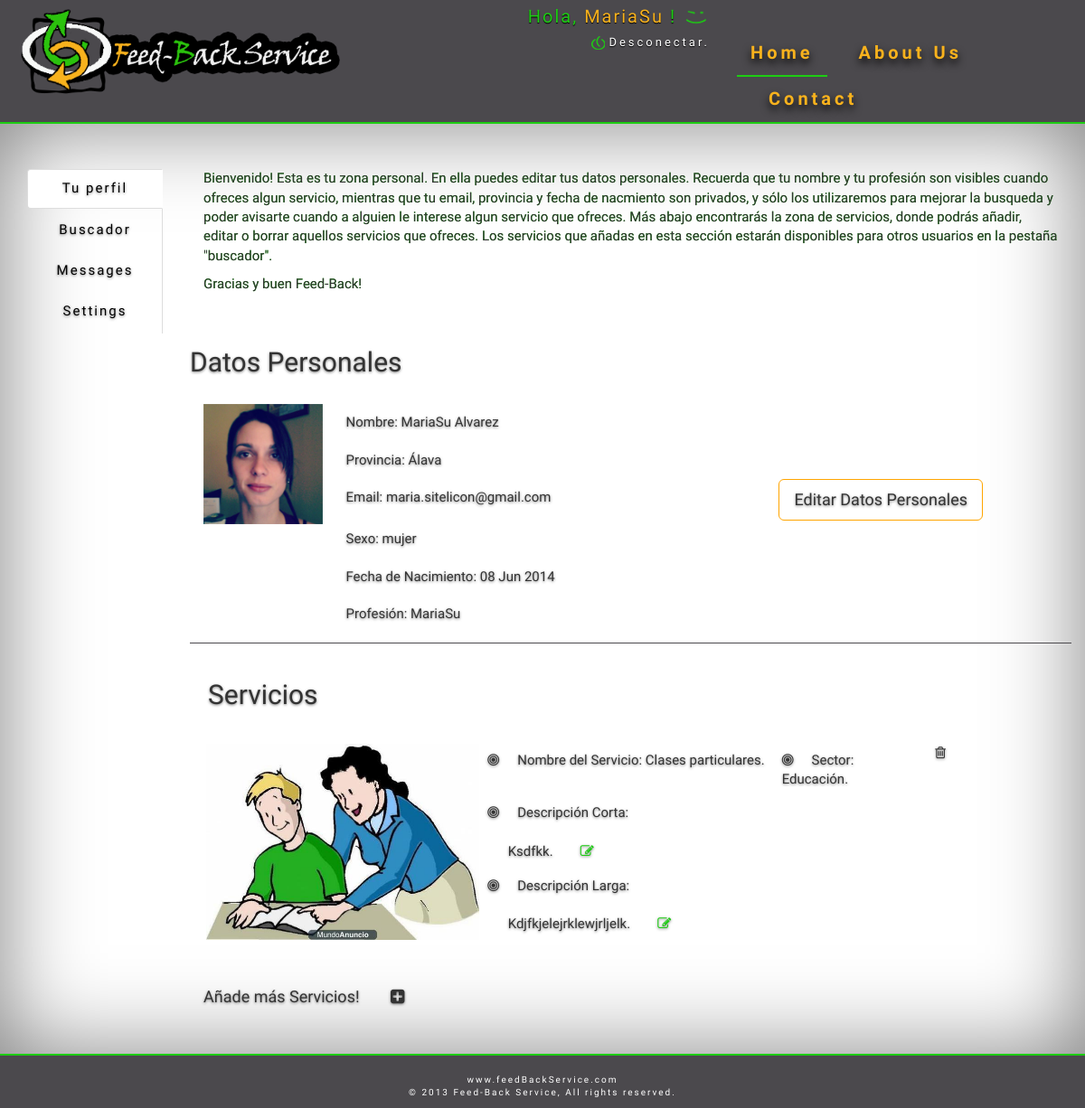
Screenshot of /home (signed in) with the database file from the repository.
### tables this page shows
CREATE TABLE IF NOT EXISTS `usuarios` (
  `id_usuario` int(5) NOT NULL AUTO_INCREMENT,
  `alias` varchar(30) NOT NULL,
  `nombre` varchar(30) NOT NULL,
  `apellidos` varchar(50) NOT NULL,
  `provincia` varchar(30) NOT NULL,
  `email` varchar(50) NOT NULL,
  `sexo` varchar(10) NOT NULL,
  `pass` varchar(50) NOT NULL,
  `fecha_nacimiento` timestamp NOT NULL DEFAULT CURRENT_TIMESTAMP ON UPDATE CURRENT_TIMESTAMP,
  `profesion` varchar(250) NOT NULL,
  `foto` varchar(50) NOT NULL,
  PRIMARY KEY (`id_usuario`)
);

CREATE TABLE IF NOT EXISTS `ofrece` (
  `id_usuario` int(20) NOT NULL,
  `descripcionCorta` varchar(250) NOT NULL,
  `descripcionLarga` mediumtext NOT NULL,
  `id_servicio` int(20) NOT NULL
);

CREATE TABLE IF NOT EXISTS `servicios` (
  `id_servicio` int(11) NOT NULL AUTO_INCREMENT,
  `id_sector` int(11) NOT NULL,
  `sector` varchar(30) NOT NULL,
  `nomservicio` varchar(60) NOT NULL,
  `foto` varchar(50) NOT NULL,
  PRIMARY KEY (`id_servicio`)
);

### index.php (called while the page is built)
<?php require_once ("header.php") ?>
  <?php include ('./'.$inc.".php"); ?>
<?php require_once ("footer.php") ?>

### perfil.php (the view, shortened to what this page needs)
<?php
require_once(dirname(__FILE__) . "/connections/conexion.php");
$queryUsuario = $db->prepare("SELECT * FROM usuarios WHERE id_usuario=?");
$queryUsuario->execute(array($_SESSION['id']));
$usuario = $queryUsuario->fetch(PDO::FETCH_OBJ);
$queryOfrecePerfil = $db->prepare("SELECT * FROM ofrece WHERE id_usuario=?");
$queryOfrecePerfil->execute(array($_SESSION['id']));
$serviciosOfrecePerfil = $queryOfrecePerfil->fetchAll(PDO::FETCH_OBJ);
?>
<form method="POST" name="formularioDatos" id="formularioPerfil">
    <div class="row">
        <div class="col-md-12 col-xs-12 col-lg-12 Texto text-left">
            <p>Bienvenido! Esta es tu zona personal. En ella puedes editar tus datos personales. Recuerda que tu nombre y tu profesión son visibles cuando ofreces algun servicio, mientras que tu email, provincia y fecha de nacmiento son privados, y sólo los utilizaremos para mejorar la busqueda y poder avisarte cuando a alguien le interese algun servicio que ofreces. Más abajo encontrarás la zona de servicios, donde podrás añadir, editar o borrar aquellos servicios que ofreces. Los servicios que añadas en esta sección estarán disponibles para otros usuarios en la pestaña "buscador". </p><p>Gracias y buen Feed-Back!</p>
        </div>
        <h2 class="text-left" style="margin-bottom:30px;">Datos Personales</h2>
        <div class="col-md-2 col-xs-2 col-lg-2 cajaDatos" id="fotoPerfil">
            <img src="img_db/<?php
            if ($usuario->foto == "") {
                echo "default.jpg";
            } else {
                echo $usuario->foto;
            }
            ?>" class="img-responsive inputFoto" id="imagenVieja">
        </div>
        <div class="col-md-10 col-xs-10 col-lg-10 text-left cajaDatos"style="widht:100%;">
            <div class="row">
                <div class="col-md-12 col-xs-12 col-lg-12 perfilDatos">
                    Nombre:  <span id="nombre"><?php echo $usuario->nombre . " " . $usuario->apellidos; ?>
                        <input type="hidden" value="<?php echo $usuario->nombre; ?>" name="nombre"></span>
                </div>
                <div class="col-md-12 col-xs-12 col-lg-12 perfilDatos">
                    Provincia:  <span id="provincia"><?php echo $usuario->provincia; ?></span>
                </div>
                <div class="col-md-7 col-xs-7 col-lg-7 perfilDatos">
                    Email:  <span id="email"><?php echo $usuario->email; ?></span>
                </div>
                <div class="EditaPerfil col-md-5 col-xs-5 col-lg-5 ">
                    <a class="btn btn-lg botonEditaDatos botonEdita botonesFeed" >Editar Datos Personales</a>
                </div>
                <div class="col-md-12 col-xs-12 col-lg-12 perfilDatos">
                    Sexo: <span id="sexo"><?php echo $usuario->sexo; ?></span>
                </div>
                <div class="col-md-12 col-xs-12 col-lg-12 perfilDatos">
                    Fecha de Nacimiento: <span id="fecha"><?php echo date('d M Y ', strtotime($usuario->fecha_nacimiento)); ?></span>
                </div>
                <div class="col-md-12 col-xs-12 col-lg-12 perfilDatos">
                    Profesión: <span id="profesion"><?php echo $usuario->profesion; ?></span>
                </div>
            </div>
        </div>
        <div class="col-md-12 col-xs-12 col-lg-12 cajaServicios text-left">
            <h2>Servicios</h2>
            <div class="row CajaTodosLosServicios">
                <?php
                if ($queryOfrecePerfil->rowCount() > 0) {
                    foreach ($serviciosOfrecePerfil as $servicioOfrece) {
                        $queryServiciosPerfil = $db->prepare("SELECT * FROM servicios WHERE id_servicio=?");
                        $queryServiciosPerfil->execute(array($servicioOfrece->id_servicio));
                        $serviciosPerfil = $queryServiciosPerfil->fetch(PDO::FETCH_OBJ);
                        ?>
                        <div class="col-md-12 col-xs-12 col-lg-12 cajaServicio">
                            <div class="row">
                                <div class="col-md-4 col-xs-4 col-lg-4 perfilServicios">
                                    <img src="img/<?php echo $serviciosPerfil->foto; ?>" class="img-responsive">
                                </div>
                                <div class="col-md-8 col-xs-8 col-lg-8 perfilServicios">
                                    <div class="row">
                                        <div class="col-md-6 col-xs-6 col-lg-6 perfilServicios">
                                            <i class="fa fa-bullseye lista"></i>Nombre del Servicio: <span><?php echo ucfirst($serviciosPerfil->nomservicio); ?>.</span>
                                        </div>
                                        <div class="col-md-3 col-xs-3 col-lg-3 perfilServicios">
                                            <i class="fa fa-bullseye lista"></i>Sector: <span><?php echo ucfirst($serviciosPerfil->sector); ?>.</span>
                                        </div>
                                        <div class="col-md-3 col-xs-3 col-lg-3 perfilServiciosBasura">
                                            <i class="fa fa-trash-o basura" id="<?php echo $servicioOfrece->id_usuario . "," . $servicioOfrece->id_servicio; ?>"></i>
                                        </div>
                                        <div class="col-md-12 col-xs-12 col-lg-12 perfilServicios">
                                            <i class="fa fa-bullseye lista"></i>Descripción Corta: <br/><br/>&nbsp;&nbsp;&nbsp;&nbsp;&nbsp;&nbsp;<span id="cajaCorta"><?php echo ucfirst($servicioOfrece->descripcionCorta); ?>.</span><i class="fa fa-pencil-square-o editaServicios Corta" id="<?php echo $servicioOfrece->id_usuario . "," . $servicioOfrece->id_servicio; ?>" ></i>
                                        </div>
                                        <div class="col-md-12 col-xs-12 col-lg-12 perfilServicios">
                                            <i class="fa fa-bullseye lista"></i>Descripción Larga: <br/><br/>&nbsp;&nbsp;&nbsp;&nbsp;&nbsp;&nbsp;<span id="cajaLarga"><?php echo ucfirst($servicioOfrece->descripcionLarga); ?>.</span><i class="fa fa-pencil-square-o editaServicios Larga" id="<?php echo $servicioOfrece->id_usuario . "," . $servicioOfrece->id_servicio; ?>"></i>
                                        </div>
                                    </div>
                                </div>
                            </div>
                        </div>
                        <?php
                    }
                }
                ?>
            </div>
        </div>
        <div class="col-md-12 col-xs-12 col-lg-12 text-left botonAñade" data-toggle="modal" data-target="#myModalAñadeServicios">
            Añade <?php
            if ($queryOfrecePerfil->rowCount() > 0) {
                echo "más ";
            }
            ?>Servicios! <i class="fa fa-plus-square"style="padding-left: 30px;"></i>
        </div>
    </div>
</form>

### header.php (shortened to what this page needs)
<?php
require_once(dirname(__FILE__) . "/connections/conexion.php");
$inc = (!isset($_GET['p'])) ? "principal" : $_GET['p'];
?>
<!DOCTYPE html>
<html lang="es">
    <head>
        <link href="css/bootstrap.min.css" rel="stylesheet" media="screen">
        <link href="css/cover.css" rel="stylesheet">
        <link rel="stylesheet" href="http://ajax.googleapis.com/ajax/libs/jqueryui/1.10.4/themes/smoothness/jquery-ui.css">
        <link rel="stylesheet" href="http://netdna.bootstrapcdn.com/bootstrap/3.1.1/css/bootstrap.min.css">
        <link href="css/estilo.css" rel="stylesheet" />
        <link href="//netdna.bootstrapcdn.com/font-awesome/4.0.3/css/font-awesome.css" rel="stylesheet">
        <link href="//netdna.bootstrapcdn.com/font-awesome/4.1.0/css/font-awesome.min.css" rel="stylesheet">
    </head>
    <body>
        <header class="row">
            <div class=" col-md-12 col-xs-12 col-lg-12">
                <div claas="row">
                    <div class="col-md-4 col-xs-12  col-lg-4">
                        <img class="img-responsive " src="img/logoBuenoOtro.png">
                    </div>
                    <div class="col-md-3 col-xs-12  col-lg-4">
                        <div class="row">
                        <?php
                        if (isset($_SESSION['id'])) {
                            $queryUsuario = $db->prepare("SELECT * FROM usuarios WHERE id_usuario=?");
                            $queryUsuario->execute(array($_SESSION['id']));
                            $usuario = $queryUsuario->fetch(PDO::FETCH_OBJ);
                        ?>
                            <div class="col-lg-12 col-md-12 col-xs-12 text-right">
                        <span class="usu" style="text-align: right;">Hola, <span><?php echo $usuario->nombre; ?></span> ! <img src="img/caritaFeliz.png" class="carita"></span></div>
                            <div class="col-lg-12 col-md-12 col-xs-12 text-right">
                                <span class="desconectar"><img src="img/disconnect.png" class="">  <a href="desconectar.php">Desconectar.</a></span>
                        </div>
                        <?php }?>
                        </div>
                    </div>
                    <div class="col-md-5 col-xs-12  col-lg-4">
                        <ul class="nav masthead-nav menu ">
<?php if ($inc == "principal" || $inc == "home") { ?>
                                <li class="active liMenu"><a href="#">Home</a></li>
                                <li class="liMenu"><a href="sobre_nosotros">About Us</a></li>
                                <li class="liMenu"><a href="#">Contact</a></li>
<?php } else { ?>
                                <li class=" liMenu"><a href="">Home</a></li>
                                <li class="active liMenu" style="width: 130px;"><a href="index.php?p=sobre_nosotros">About Us</a></li>
                                <li class="liMenu"><a href="#">Contact</a></li>
<?php } ?>
                        </ul>
                    </div>
                </div>
            </div>
        </header>
        <div class="fondo">

### home.php (shortened to what this page needs)
<?php
if(!isset($_SESSION['id'])){
    header(".");
}else{
?>
<div class= "container text-center">
    <div class="espacio"></div>
    <div class="row ">
        <div class="col-md-2 col-xs-2 col-lg-2 margen">
            <div class="tabbable tabs-left">
                <ul class="nav nav-tabs" id="menuLateral">
                    <li class="active"><a href="#perfil" data-toggle="tab">Tu perfil</a></li>
                    <li><a href="#buscador" data-toggle="tab">Buscador</a></li>
                    <li><a href="#messages" data-toggle="tab">Messages</a></li>
                    <li><a href="#settings" data-toggle="tab">Settings</a></li>
                </ul>
            </div>
        </div>
        <div id="colum2home" class=" col-md-10 col-xs-10 col-lg-10 tab-content">
                <div class="tab-pane active " id="perfil">
                    <?php
                    require("perfil.php");
                    ?>
                </div>
        </div>
    </div>
</div>
<?php }?>

### footer.php (shortened to what this page needs)
<div class="espacio"></div>
</div>
<footer class=" footer text-center">
    <div class="row">
        <div class="col-md-4 col-xs-4 col-lg-4"></div>
        <div class="col-md-4 col-xs-4 col-lg-4">
            <div class="row">
                <div class="col-md-12 col-xs-12 col-lg-12 center-block">
                    www.feedBackService.com
                </div>
                <div class="col-md-12 col-xs-12 col-lg-12 center-block">
                    &copy; 2013 Feed-Back Service, All rights reserved.
                </div>
            </div>
        </div>
        <div class="col-md-4 col-xs-4 col-lg-4"></div>
    </div>
</footer>
</body>
</html>

### css/cover.css (style rules this page uses)
a, a:focus, a:hover { //color: #FFFFFF; }
.fondo { box-shadow: 0 0 100px rgba(0, 0, 0, 0.5) inset; text-shadow: 0 1px 3px rgba(0, 0, 0, 0.5); }
.masthead-nav > li { display: inline-block; }
.masthead-nav > li + li { margin-left: 20px; }
.masthead-nav > li > a { border-bottom: 2px solid rgba(0, 0, 0, 0); color: rgba(255, 255, 255, 0.75); font-size: 16px; font-weight: bold; padding-left: 0; padding-right: 0; }
.masthead-nav > .active > a, .masthead-nav > .active > a:hover, .masthead-nav > .active > a:focus { border-bottom-color: #FFFFFF; color: #FFFFFF; }
@media (min-width: 768px) { .masthead-nav { float: right; } }

### css/estilo.css (style rules this page uses)
.espacio { height: 50px; }
.container { font-family: 'PT Sans Narrow', sans-serif; font-size: 15px; }
.carita { width: 30px; height: 30px; }
.usu { font-family: 'Shadows Into Light', italic; font-size: 20px; color:#1DCD13; //padding-left: 250px; letter-spacing: 2px; text-shadow: 0 1px 1px black; }
.usu span { color:#F8B21D; }
.desconectar a { font-family: 'Shadows Into Light', italic; font-size: 13px; color:white; letter-spacing: 3px; text-shadow: 0 1px 1px black; }
.masthead-nav > li > a { color:white; text-shadow: 0 1px 1px black; font-size: 20px; letter-spacing: 4px; }
.masthead-nav > .active > a, .masthead-nav > .active > a:hover, .masthead-nav > .active > a:focus { border-bottom-color: #1DCD13; color: #F8B21D; text-shadow: 0 5px 10px black; background-color: inherit; }
.masthead-nav > li >a, .masthead-nav > li > a:hover { color: #F8B21D; text-shadow: 0 5px 10px black; background-color: inherit; }
.masthead-nav { margin-top: 30px; font-family: 'Shadows Into Light', italic; }
.liMenu { float: left; color:orange; }
header { background-color: #4B494D; border-bottom: 2px solid #1DCD13; padding-top: 4px; }
.botonesFeed { border-color: orange; color: #333333; }
#sexo { text-align: left; }
.tabs-left > .nav-tabs { border-bottom: 0; }
.tab-content > .tab-pane, .pill-content > .pill-pane { display: none; }
.tab-content > .active, .pill-content > .active { display: block; }
.tabs-left > .nav-tabs > li, .tabs-right > .nav-tabs > li { float: none; }
.tabs-left > .nav-tabs > li > a, .tabs-right > .nav-tabs > li > a { min-width: 150px; margin-right: 0; margin-bottom: 3px; letter-spacing: 2px; font-family: 'PT Sans Narrow', sans-serif; font-size: 15px; color:black; }
.tabs-left > .nav-tabs { float: left; margin-right: 19px; border-right: 1px solid #ddd; }
.tabs-left > .nav-tabs > li > a { margin-right: -1px; -webkit-border-radius: 4px 0 0 4px; -moz-border-radius: 4px 0 0 4px; border-radius: 4px 0 0 4px; }
.tabs-left > .nav-tabs .active > a, .tabs-left > .nav-tabs .active > a:hover, .tabs-left > .nav-tabs .active > a:focus { border-color: #ddd transparent #ddd #ddd; *border-right-color: #ffffff; }
.footer { font-size: 10px; color:white; background-color: #4B494D; border-top: 2px solid #1DCD13; width: 100%; padding-top: 20px; padding-bottom: 10px; font-family: 'PT Sans Narrow', sans-serif; letter-spacing: 2px; }
.Texto { font-size: 15px; margin-bottom: 5%; text-shadow: 0 0px 0px #1DCD13; }
.perfilDatos { padding: 10px; }
#fotoPerfil { overflow: hidden; }
.cajaDatos { padding-bottom: 10px; }
.cajaServicios { border-top: 1px solid #4B494D; padding: 20px; }
.editaServicios { padding-left: 30px; color:#1DCD13; cursor: pointer; }
.cajaServicio { padding: 20px; }
.perfilServicios { padding: 8px; }
.basura { font-size: 40px; cursor: pointer; }
.botonAñade { font-size: 18px; cursor: pointer; }
.lista { margin-right: 20px; }

### rows the page displays
usuarios: nombre "MariaSu", foto (picture), apellidos "Alvarez", provincia "Álava", email "maria.sitelicon@gmail.com", sexo "mujer", fecha_nacimiento "08 Jun 2014", profesion "MariaSu"
ofrece: id_servicio.foto (picture), id_servicio.nomservicio "Clases particulares", id_servicio.sector "Educación", descripcionCorta "Ksdfkk", descripcionLarga "Kdjfkjelejrklewjrljelk"
